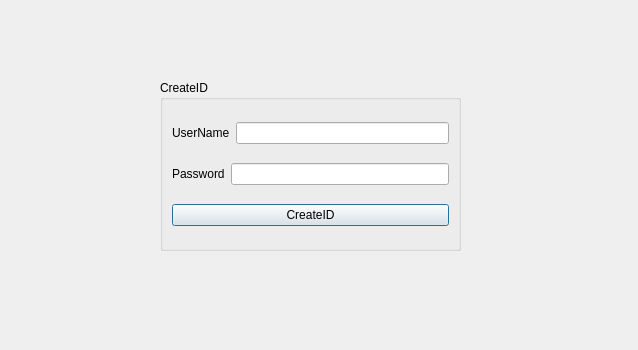
<?xml version="1.0" encoding="UTF-8"?>
<ui version="4.0">
 <class>NewID</class>
 <widget class="QDialog" name="NewID">
  <property name="geometry">
   <rect>
    <x>0</x>
    <y>0</y>
    <width>638</width>
    <height>350</height>
   </rect>
  </property>
  <property name="windowTitle">
   <string>Dialog</string>
  </property>
  <widget class="QGroupBox" name="groupBox">
   <property name="geometry">
    <rect>
     <x>160</x>
     <y>80</y>
     <width>301</width>
     <height>171</height>
    </rect>
   </property>
   <property name="title">
    <string>CreateID</string>
   </property>
   <layout class="QHBoxLayout" name="horizontalLayout_3">
    <item>
     <layout class="QVBoxLayout" name="verticalLayout">
      <item>
       <layout class="QHBoxLayout" name="horizontalLayout_2">
        <item>
         <widget class="QLabel" name="label">
          <property name="text">
           <string>UserName</string>
          </property>
         </widget>
        </item>
        <item>
         <widget class="QLineEdit" name="lineEdit_username2"/>
        </item>
       </layout>
      </item>
      <item>
       <layout class="QHBoxLayout" name="horizontalLayout">
        <item>
         <widget class="QLabel" name="label_2">
          <property name="text">
           <string>Password</string>
          </property>
         </widget>
        </item>
        <item>
         <widget class="QLineEdit" name="lineEdit_password2"/>
        </item>
       </layout>
      </item>
      <item>
       <widget class="QPushButton" name="pushButton">
        <property name="text">
         <string>CreateID</string>
        </property>
       </widget>
      </item>
     </layout>
    </item>
   </layout>
  </widget>
 </widget>
 <resources/>
 <connections/>
</ui>
